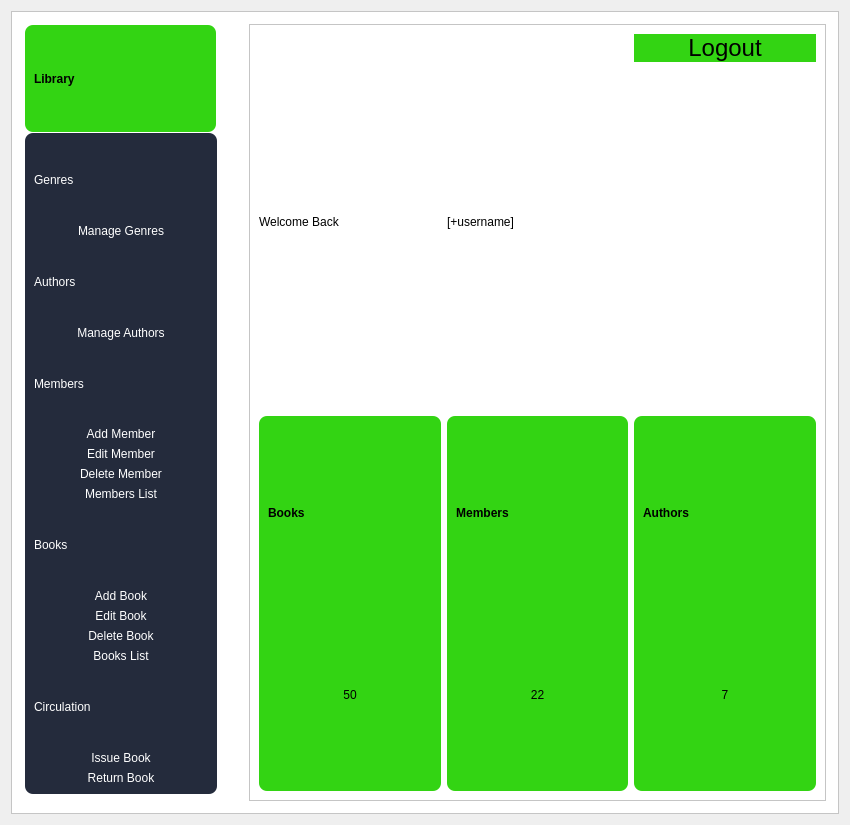
<?xml version="1.0" encoding="UTF-8"?>
<ui version="4.0">
 <class>digitalLibrary</class>
 <widget class="QDialog" name="digitalLibrary">
  <property name="geometry">
   <rect>
    <x>0</x>
    <y>0</y>
    <width>850</width>
    <height>825</height>
   </rect>
  </property>
  <property name="windowTitle">
   <string>Dialog</string>
  </property>
  <layout class="QVBoxLayout" name="verticalLayout_10">
   <item>
    <widget class="QFrame" name="frame_4">
     <property name="styleSheet">
      <string notr="true">background-color: rgb(255, 255, 255);</string>
     </property>
     <property name="frameShape">
      <enum>QFrame::StyledPanel</enum>
     </property>
     <property name="frameShadow">
      <enum>QFrame::Raised</enum>
     </property>
     <widget class="QFrame" name="frame_3">
      <property name="geometry">
       <rect>
        <x>238</x>
        <y>13</y>
        <width>577</width>
        <height>777</height>
       </rect>
      </property>
      <property name="styleSheet">
       <string notr="true">background-color: rgb(255, 255, 255);
</string>
      </property>
      <property name="frameShape">
       <enum>QFrame::StyledPanel</enum>
      </property>
      <property name="frameShadow">
       <enum>QFrame::Raised</enum>
      </property>
      <layout class="QVBoxLayout" name="verticalLayout_3">
       <item>
        <layout class="QHBoxLayout" name="horizontalLayout_23">
         <item>
          <layout class="QHBoxLayout" name="horizontalLayout_22">
           <item>
            <widget class="QLabel" name="label">
             <property name="styleSheet">
              <string notr="true">color: rgb(0, 0, 0);
font: 10pt &quot;Arial&quot;;</string>
             </property>
             <property name="text">
              <string>Welcome Back</string>
             </property>
            </widget>
           </item>
           <item>
            <widget class="QLabel" name="username">
             <property name="styleSheet">
              <string notr="true">color: rgb(0, 0, 0);
font: 10pt &quot;Arial&quot;;</string>
             </property>
             <property name="text">
              <string>[+username]</string>
             </property>
            </widget>
           </item>
           <item alignment="Qt::AlignTop">
            <widget class="QPushButton" name="Logoutbutton">
             <property name="styleSheet">
              <string notr="true">QPushButton{
border-radius:15px;
padding : 0 4px;
background: #33d413;
border -radius:10px;
color: rgb(0,0,0);
font: 63 18pt &quot;Arial&quot;;
font: 24px
}
QPushButton:hover:!pressed

{
background:#4f85e2;
}
QToolButton
{

border-radius:10px;
bacground:red;
color:red;
}</string>
             </property>
             <property name="text">
              <string>Logout</string>
             </property>
            </widget>
           </item>
          </layout>
         </item>
        </layout>
       </item>
       <item>
        <layout class="QHBoxLayout" name="horizontalLayout_21">
         <item>
          <widget class="QFrame" name="frame_9">
           <property name="styleSheet">
            <string notr="true">background-color: #33d413;
border-radius: 8px;</string>
           </property>
           <property name="frameShape">
            <enum>QFrame::StyledPanel</enum>
           </property>
           <property name="frameShadow">
            <enum>QFrame::Raised</enum>
           </property>
           <layout class="QVBoxLayout" name="verticalLayout_12">
            <item>
             <layout class="QVBoxLayout" name="verticalLayout_13">
              <item>
               <widget class="QLabel" name="label_2">
                <property name="styleSheet">
                 <string notr="true">font: 63 18pt &quot;Arial&quot;;
color: rgb(0,0,0);
font-weight: bold;</string>
                </property>
                <property name="text">
                 <string>Books</string>
                </property>
               </widget>
              </item>
              <item>
               <widget class="QLabel" name="bookNum">
                <property name="styleSheet">
                 <string notr="true">color: rgb(0,0,0);
font: 63 24pt &quot;Arial&quot;;
</string>
                </property>
                <property name="text">
                 <string>50</string>
                </property>
                <property name="alignment">
                 <set>Qt::AlignCenter</set>
                </property>
               </widget>
              </item>
             </layout>
            </item>
           </layout>
          </widget>
         </item>
         <item>
          <widget class="QFrame" name="frame_8">
           <property name="styleSheet">
            <string notr="true">background-color: #33d413;
border-radius: 8px;</string>
           </property>
           <property name="frameShape">
            <enum>QFrame::StyledPanel</enum>
           </property>
           <property name="frameShadow">
            <enum>QFrame::Raised</enum>
           </property>
           <layout class="QVBoxLayout" name="verticalLayout_9">
            <item>
             <layout class="QVBoxLayout" name="verticalLayout_8">
              <item alignment="Qt::AlignLeft">
               <widget class="QLabel" name="label_20">
                <property name="styleSheet">
                 <string notr="true">font: 63 18pt &quot;Arial&quot;;
color: rgb(0,0,0);
font-weight: bold;</string>
                </property>
                <property name="text">
                 <string>Members</string>
                </property>
                <property name="alignment">
                 <set>Qt::AlignCenter</set>
                </property>
               </widget>
              </item>
              <item>
               <widget class="QLabel" name="memberNum">
                <property name="styleSheet">
                 <string notr="true">color: rgb(0,0,0);
font: 63 24pt &quot;Arial&quot;;
</string>
                </property>
                <property name="text">
                 <string>22</string>
                </property>
                <property name="alignment">
                 <set>Qt::AlignCenter</set>
                </property>
               </widget>
              </item>
             </layout>
            </item>
           </layout>
          </widget>
         </item>
         <item>
          <widget class="QFrame" name="frame_6">
           <property name="styleSheet">
            <string notr="true">background-color: #33d413;
border-radius: 8px;</string>
           </property>
           <property name="frameShape">
            <enum>QFrame::StyledPanel</enum>
           </property>
           <property name="frameShadow">
            <enum>QFrame::Raised</enum>
           </property>
           <layout class="QHBoxLayout" name="horizontalLayout_20">
            <item>
             <layout class="QVBoxLayout" name="verticalLayout_7">
              <item alignment="Qt::AlignLeft">
               <widget class="QLabel" name="label_13">
                <property name="styleSheet">
                 <string notr="true">font: 63 18pt &quot;Arial&quot;;
color: rgb(0,0,0);
font-weight: bold;</string>
                </property>
                <property name="text">
                 <string>Authors</string>
                </property>
                <property name="alignment">
                 <set>Qt::AlignCenter</set>
                </property>
               </widget>
              </item>
              <item>
               <widget class="QLabel" name="authorNum">
                <property name="styleSheet">
                 <string notr="true">color: rgb(0,0,0);
font: 63 24pt &quot;Arial&quot;;
</string>
                </property>
                <property name="text">
                 <string>7</string>
                </property>
                <property name="alignment">
                 <set>Qt::AlignCenter</set>
                </property>
               </widget>
              </item>
             </layout>
            </item>
           </layout>
          </widget>
         </item>
        </layout>
       </item>
       <item>
        <layout class="QVBoxLayout" name="verticalLayout_4"/>
       </item>
      </layout>
     </widget>
     <widget class="QFrame" name="frame">
      <property name="geometry">
       <rect>
        <x>14</x>
        <y>122</y>
        <width>192</width>
        <height>661</height>
       </rect>
      </property>
      <property name="styleSheet">
       <string notr="true">background-color: #242b3c;
border-radius:8px</string>
      </property>
      <property name="frameShape">
       <enum>QFrame::StyledPanel</enum>
      </property>
      <property name="frameShadow">
       <enum>QFrame::Raised</enum>
      </property>
      <layout class="QVBoxLayout" name="verticalLayout">
       <item>
        <layout class="QHBoxLayout" name="horizontalLayout_3">
         <item>
          <widget class="QLabel" name="label_5">
           <property name="styleSheet">
            <string notr="true">font: 63 12pt &quot;Arial&quot;;
color: rgb(255, 255, 255);</string>
           </property>
           <property name="text">
            <string>Genres</string>
           </property>
          </widget>
         </item>
        </layout>
       </item>
       <item>
        <layout class="QHBoxLayout" name="horizontalLayout_5">
         <item>
          <widget class="QPushButton" name="manageGenre">
           <property name="styleSheet">
            <string notr="true">QPushButton{
font: 63 9pt &quot;Arial&quot;;
color: rgb(255, 255, 255);
padding : 0 8px;
background: #242b3c;
}
QPushButton:hover:!pressed
{
background:#4f85e2;
border-radius:5px;
}</string>
           </property>
           <property name="text">
            <string>Manage Genres</string>
           </property>
           <property name="autoDefault">
            <bool>false</bool>
           </property>
           <property name="default">
            <bool>false</bool>
           </property>
           <property name="flat">
            <bool>true</bool>
           </property>
          </widget>
         </item>
        </layout>
       </item>
       <item>
        <layout class="QHBoxLayout" name="horizontalLayout_4">
         <item>
          <widget class="QLabel" name="label_6">
           <property name="styleSheet">
            <string notr="true">font: 63 12pt &quot;Arial&quot;;
color: rgb(255, 255, 255);</string>
           </property>
           <property name="text">
            <string>Authors</string>
           </property>
          </widget>
         </item>
        </layout>
       </item>
       <item>
        <layout class="QHBoxLayout" name="horizontalLayout_6">
         <item>
          <widget class="QPushButton" name="manageAuthorButton">
           <property name="palette">
            <palette>
             <active>
              <colorrole role="WindowText">
               <brush brushstyle="SolidPattern">
                <color alpha="255">
                 <red>255</red>
                 <green>255</green>
                 <blue>255</blue>
                </color>
               </brush>
              </colorrole>
              <colorrole role="Button">
               <brush brushstyle="SolidPattern">
                <color alpha="255">
                 <red>36</red>
                 <green>43</green>
                 <blue>60</blue>
                </color>
               </brush>
              </colorrole>
              <colorrole role="Text">
               <brush brushstyle="SolidPattern">
                <color alpha="255">
                 <red>255</red>
                 <green>255</green>
                 <blue>255</blue>
                </color>
               </brush>
              </colorrole>
              <colorrole role="ButtonText">
               <brush brushstyle="SolidPattern">
                <color alpha="255">
                 <red>255</red>
                 <green>255</green>
                 <blue>255</blue>
                </color>
               </brush>
              </colorrole>
              <colorrole role="Base">
               <brush brushstyle="SolidPattern">
                <color alpha="255">
                 <red>36</red>
                 <green>43</green>
                 <blue>60</blue>
                </color>
               </brush>
              </colorrole>
              <colorrole role="Window">
               <brush brushstyle="SolidPattern">
                <color alpha="255">
                 <red>36</red>
                 <green>43</green>
                 <blue>60</blue>
                </color>
               </brush>
              </colorrole>
              <colorrole role="PlaceholderText">
               <brush brushstyle="SolidPattern">
                <color alpha="255">
                 <red>255</red>
                 <green>255</green>
                 <blue>255</blue>
                </color>
               </brush>
              </colorrole>
             </active>
             <inactive>
              <colorrole role="WindowText">
               <brush brushstyle="SolidPattern">
                <color alpha="255">
                 <red>255</red>
                 <green>255</green>
                 <blue>255</blue>
                </color>
               </brush>
              </colorrole>
              <colorrole role="Button">
               <brush brushstyle="SolidPattern">
                <color alpha="255">
                 <red>36</red>
                 <green>43</green>
                 <blue>60</blue>
                </color>
               </brush>
              </colorrole>
              <colorrole role="Text">
               <brush brushstyle="SolidPattern">
                <color alpha="255">
                 <red>255</red>
                 <green>255</green>
                 <blue>255</blue>
                </color>
               </brush>
              </colorrole>
              <colorrole role="ButtonText">
               <brush brushstyle="SolidPattern">
                <color alpha="255">
                 <red>255</red>
                 <green>255</green>
                 <blue>255</blue>
                </color>
               </brush>
              </colorrole>
              <colorrole role="Base">
               <brush brushstyle="SolidPattern">
                <color alpha="255">
                 <red>36</red>
                 <green>43</green>
                 <blue>60</blue>
                </color>
               </brush>
              </colorrole>
              <colorrole role="Window">
               <brush brushstyle="SolidPattern">
                <color alpha="255">
                 <red>36</red>
                 <green>43</green>
                 <blue>60</blue>
                </color>
               </brush>
              </colorrole>
              <colorrole role="PlaceholderText">
               <brush brushstyle="SolidPattern">
                <color alpha="255">
                 <red>255</red>
                 <green>255</green>
                 <blue>255</blue>
                </color>
               </brush>
              </colorrole>
             </inactive>
             <disabled>
              <colorrole role="WindowText">
               <brush brushstyle="SolidPattern">
                <color alpha="255">
                 <red>255</red>
                 <green>255</green>
                 <blue>255</blue>
                </color>
               </brush>
              </colorrole>
              <colorrole role="Button">
               <brush brushstyle="SolidPattern">
                <color alpha="255">
                 <red>36</red>
                 <green>43</green>
                 <blue>60</blue>
                </color>
               </brush>
              </colorrole>
              <colorrole role="Text">
               <brush brushstyle="SolidPattern">
                <color alpha="255">
                 <red>255</red>
                 <green>255</green>
                 <blue>255</blue>
                </color>
               </brush>
              </colorrole>
              <colorrole role="ButtonText">
               <brush brushstyle="SolidPattern">
                <color alpha="255">
                 <red>255</red>
                 <green>255</green>
                 <blue>255</blue>
                </color>
               </brush>
              </colorrole>
              <colorrole role="Base">
               <brush brushstyle="SolidPattern">
                <color alpha="255">
                 <red>36</red>
                 <green>43</green>
                 <blue>60</blue>
                </color>
               </brush>
              </colorrole>
              <colorrole role="Window">
               <brush brushstyle="SolidPattern">
                <color alpha="255">
                 <red>36</red>
                 <green>43</green>
                 <blue>60</blue>
                </color>
               </brush>
              </colorrole>
              <colorrole role="PlaceholderText">
               <brush brushstyle="SolidPattern">
                <color alpha="255">
                 <red>255</red>
                 <green>255</green>
                 <blue>255</blue>
                </color>
               </brush>
              </colorrole>
             </disabled>
            </palette>
           </property>
           <property name="styleSheet">
            <string notr="true">QPushButton{
font: 63 9pt &quot;Arial&quot;;
color: rgb(255, 255, 255);
padding : 0 8px;
background: #242b3c;
}
QPushButton:hover:!pressed
{
background:#4f85e2;
border-radius:5px;
}</string>
           </property>
           <property name="text">
            <string>Manage Authors</string>
           </property>
           <property name="autoDefault">
            <bool>false</bool>
           </property>
           <property name="default">
            <bool>false</bool>
           </property>
           <property name="flat">
            <bool>true</bool>
           </property>
          </widget>
         </item>
        </layout>
       </item>
       <item>
        <layout class="QHBoxLayout" name="horizontalLayout_17">
         <item>
          <widget class="QLabel" name="label_7">
           <property name="styleSheet">
            <string notr="true">font: 63 12pt &quot;Arial&quot;;
color: rgb(255, 255, 255);</string>
           </property>
           <property name="text">
            <string>Members</string>
           </property>
          </widget>
         </item>
        </layout>
       </item>
       <item>
        <layout class="QHBoxLayout" name="horizontalLayout_7">
         <item>
          <widget class="QPushButton" name="addMemberBtn">
           <property name="styleSheet">
            <string notr="true">QPushButton{
font: 63 9pt &quot;Arial&quot;;
color: rgb(255, 255, 255);
padding : 0 8px;
background: #242b3c;
}
QPushButton:hover:!pressed
{
background:#4f85e2;
border-radius:5px;
}</string>
           </property>
           <property name="text">
            <string>Add Member</string>
           </property>
           <property name="autoDefault">
            <bool>false</bool>
           </property>
           <property name="default">
            <bool>false</bool>
           </property>
           <property name="flat">
            <bool>true</bool>
           </property>
          </widget>
         </item>
        </layout>
       </item>
       <item>
        <layout class="QHBoxLayout" name="horizontalLayout_8">
         <item>
          <widget class="QPushButton" name="editMemberBtn">
           <property name="styleSheet">
            <string notr="true">QPushButton{
font: 63 9pt &quot;Arial&quot;;
color: rgb(255, 255, 255);
padding : 0 8px;
background: #242b3c;
}
QPushButton:hover:!pressed
{
background:#4f85e2;
border-radius:5px;
}</string>
           </property>
           <property name="text">
            <string>Edit Member</string>
           </property>
           <property name="autoDefault">
            <bool>false</bool>
           </property>
           <property name="default">
            <bool>false</bool>
           </property>
           <property name="flat">
            <bool>true</bool>
           </property>
          </widget>
         </item>
        </layout>
       </item>
       <item>
        <layout class="QHBoxLayout" name="horizontalLayout_9">
         <item>
          <widget class="QPushButton" name="deleteMemberBtn">
           <property name="styleSheet">
            <string notr="true">QPushButton{
font: 63 9pt &quot;Arial&quot;;
color: rgb(255, 255, 255);
padding : 0 8px;
background: #242b3c;
}
QPushButton:hover:!pressed
{
background:#4f85e2;
border-radius:5px;
}</string>
           </property>
           <property name="text">
            <string>Delete Member</string>
           </property>
           <property name="autoDefault">
            <bool>false</bool>
           </property>
           <property name="default">
            <bool>false</bool>
           </property>
           <property name="flat">
            <bool>true</bool>
           </property>
          </widget>
         </item>
        </layout>
       </item>
       <item>
        <layout class="QHBoxLayout" name="horizontalLayout_10">
         <item>
          <widget class="QPushButton" name="membersListBtn">
           <property name="styleSheet">
            <string notr="true">QPushButton{
font: 63 9pt &quot;Arial&quot;;
color: rgb(255, 255, 255);
padding : 0 8px;
background: #242b3c;
}
QPushButton:hover:!pressed
{
background:#4f85e2;
border-radius:5px;
}</string>
           </property>
           <property name="text">
            <string>Members List</string>
           </property>
           <property name="autoDefault">
            <bool>false</bool>
           </property>
           <property name="default">
            <bool>false</bool>
           </property>
           <property name="flat">
            <bool>true</bool>
           </property>
          </widget>
         </item>
        </layout>
       </item>
       <item>
        <layout class="QHBoxLayout" name="horizontalLayout_18">
         <item>
          <widget class="QLabel" name="label_8">
           <property name="styleSheet">
            <string notr="true">font: 63 12pt &quot;Arial&quot;;
color: rgb(255, 255, 255);</string>
           </property>
           <property name="text">
            <string>Books</string>
           </property>
          </widget>
         </item>
        </layout>
       </item>
       <item>
        <layout class="QHBoxLayout" name="horizontalLayout_11">
         <item>
          <widget class="QPushButton" name="addBookBtn">
           <property name="styleSheet">
            <string notr="true">QPushButton{
font: 63 9pt &quot;Arial&quot;;
color: rgb(255, 255, 255);
padding : 0 8px;
background: #242b3c;
}
QPushButton:hover:!pressed
{
background:#4f85e2;
border-radius:5px;
}</string>
           </property>
           <property name="text">
            <string>Add Book</string>
           </property>
           <property name="autoDefault">
            <bool>false</bool>
           </property>
           <property name="default">
            <bool>false</bool>
           </property>
           <property name="flat">
            <bool>true</bool>
           </property>
          </widget>
         </item>
        </layout>
       </item>
       <item>
        <layout class="QHBoxLayout" name="horizontalLayout_12">
         <item>
          <widget class="QPushButton" name="editBookBtn">
           <property name="styleSheet">
            <string notr="true">QPushButton{
font: 63 9pt &quot;Arial&quot;;
color: rgb(255, 255, 255);
padding : 0 8px;
background: #242b3c;
}
QPushButton:hover:!pressed
{
background:#4f85e2;
border-radius:5px;
}</string>
           </property>
           <property name="text">
            <string>Edit Book</string>
           </property>
           <property name="autoDefault">
            <bool>false</bool>
           </property>
           <property name="default">
            <bool>false</bool>
           </property>
           <property name="flat">
            <bool>true</bool>
           </property>
          </widget>
         </item>
        </layout>
       </item>
       <item>
        <layout class="QHBoxLayout" name="horizontalLayout_13">
         <item>
          <widget class="QPushButton" name="deleteBookBtn">
           <property name="styleSheet">
            <string notr="true">QPushButton{
font: 63 9pt &quot;Arial&quot;;
color: rgb(255, 255, 255);
padding : 0 8px;
background: #242b3c;
}
QPushButton:hover:!pressed
{
background:#4f85e2;
border-radius:5px;
}</string>
           </property>
           <property name="text">
            <string>Delete Book</string>
           </property>
           <property name="autoDefault">
            <bool>false</bool>
           </property>
           <property name="default">
            <bool>false</bool>
           </property>
           <property name="flat">
            <bool>true</bool>
           </property>
          </widget>
         </item>
        </layout>
       </item>
       <item>
        <layout class="QHBoxLayout" name="horizontalLayout_14">
         <item>
          <widget class="QPushButton" name="booksListBtn">
           <property name="styleSheet">
            <string notr="true">QPushButton{
font: 63 9pt &quot;Arial&quot;;
color: rgb(255, 255, 255);
padding : 0 8px;
background: #242b3c;
}
QPushButton:hover:!pressed
{
background:#4f85e2;
border-radius:5px;
}</string>
           </property>
           <property name="text">
            <string>Books List</string>
           </property>
           <property name="autoDefault">
            <bool>false</bool>
           </property>
           <property name="default">
            <bool>false</bool>
           </property>
           <property name="flat">
            <bool>true</bool>
           </property>
          </widget>
         </item>
        </layout>
       </item>
       <item>
        <layout class="QHBoxLayout" name="horizontalLayout_19">
         <item>
          <widget class="QLabel" name="label_9">
           <property name="styleSheet">
            <string notr="true">font: 63 12pt &quot;Arial&quot;;
color: rgb(255, 255, 255);</string>
           </property>
           <property name="text">
            <string>Circulation</string>
           </property>
          </widget>
         </item>
        </layout>
       </item>
       <item>
        <layout class="QHBoxLayout" name="horizontalLayout_15">
         <item>
          <widget class="QPushButton" name="issueBookBtn">
           <property name="styleSheet">
            <string notr="true">QPushButton{
font: 63 9pt &quot;Arial&quot;;
color: rgb(255, 255, 255);
padding : 0 8px;
background: #242b3c;
}
QPushButton:hover:!pressed
{
background:#4f85e2;
border-radius:5px;
}</string>
           </property>
           <property name="text">
            <string>Issue Book</string>
           </property>
           <property name="autoDefault">
            <bool>false</bool>
           </property>
           <property name="default">
            <bool>false</bool>
           </property>
           <property name="flat">
            <bool>true</bool>
           </property>
          </widget>
         </item>
        </layout>
       </item>
       <item>
        <layout class="QHBoxLayout" name="horizontalLayout_16">
         <item>
          <widget class="QPushButton" name="returnBookBtn">
           <property name="styleSheet">
            <string notr="true">QPushButton{
font: 63 9pt &quot;Arial&quot;;
color: rgb(255, 255, 255);
padding : 0 8px;
background: #242b3c;
}
QPushButton:hover:!pressed
{
background:#4f85e2;
border-radius:5px;
}</string>
           </property>
           <property name="text">
            <string>Return Book</string>
           </property>
           <property name="autoDefault">
            <bool>false</bool>
           </property>
           <property name="default">
            <bool>false</bool>
           </property>
           <property name="flat">
            <bool>true</bool>
           </property>
          </widget>
         </item>
        </layout>
       </item>
      </layout>
     </widget>
     <widget class="QFrame" name="frame_2">
      <property name="geometry">
       <rect>
        <x>14</x>
        <y>14</y>
        <width>191</width>
        <height>107</height>
       </rect>
      </property>
      <property name="styleSheet">
       <string notr="true">background-color: #33D413;
border-radius: 8px;</string>
      </property>
      <property name="frameShape">
       <enum>QFrame::StyledPanel</enum>
      </property>
      <property name="frameShadow">
       <enum>QFrame::Raised</enum>
      </property>
      <layout class="QVBoxLayout" name="verticalLayout_15">
       <item>
        <layout class="QHBoxLayout" name="horizontalLayout">
         <item>
          <layout class="QVBoxLayout" name="verticalLayout_2">
           <item>
            <spacer name="verticalSpacer_2">
             <property name="orientation">
              <enum>Qt::Vertical</enum>
             </property>
             <property name="sizeType">
              <enum>QSizePolicy::Fixed</enum>
             </property>
             <property name="sizeHint" stdset="0">
              <size>
               <width>20</width>
               <height>13</height>
              </size>
             </property>
            </spacer>
           </item>
           <item>
            <widget class="QLabel" name="label_4">
             <property name="palette">
              <palette>
               <active>
                <colorrole role="Button">
                 <brush brushstyle="SolidPattern">
                  <color alpha="255">
                   <red>51</red>
                   <green>212</green>
                   <blue>19</blue>
                  </color>
                 </brush>
                </colorrole>
                <colorrole role="Base">
                 <brush brushstyle="SolidPattern">
                  <color alpha="255">
                   <red>51</red>
                   <green>212</green>
                   <blue>19</blue>
                  </color>
                 </brush>
                </colorrole>
                <colorrole role="Window">
                 <brush brushstyle="SolidPattern">
                  <color alpha="255">
                   <red>51</red>
                   <green>212</green>
                   <blue>19</blue>
                  </color>
                 </brush>
                </colorrole>
                <colorrole role="PlaceholderText">
                 <brush brushstyle="SolidPattern">
                  <color alpha="255">
                   <red>0</red>
                   <green>0</green>
                   <blue>0</blue>
                  </color>
                 </brush>
                </colorrole>
               </active>
               <inactive>
                <colorrole role="Button">
                 <brush brushstyle="SolidPattern">
                  <color alpha="255">
                   <red>51</red>
                   <green>212</green>
                   <blue>19</blue>
                  </color>
                 </brush>
                </colorrole>
                <colorrole role="Base">
                 <brush brushstyle="SolidPattern">
                  <color alpha="255">
                   <red>51</red>
                   <green>212</green>
                   <blue>19</blue>
                  </color>
                 </brush>
                </colorrole>
                <colorrole role="Window">
                 <brush brushstyle="SolidPattern">
                  <color alpha="255">
                   <red>51</red>
                   <green>212</green>
                   <blue>19</blue>
                  </color>
                 </brush>
                </colorrole>
                <colorrole role="PlaceholderText">
                 <brush brushstyle="SolidPattern">
                  <color alpha="255">
                   <red>0</red>
                   <green>0</green>
                   <blue>0</blue>
                  </color>
                 </brush>
                </colorrole>
               </inactive>
               <disabled>
                <colorrole role="Button">
                 <brush brushstyle="SolidPattern">
                  <color alpha="255">
                   <red>51</red>
                   <green>212</green>
                   <blue>19</blue>
                  </color>
                 </brush>
                </colorrole>
                <colorrole role="Base">
                 <brush brushstyle="SolidPattern">
                  <color alpha="255">
                   <red>51</red>
                   <green>212</green>
                   <blue>19</blue>
                  </color>
                 </brush>
                </colorrole>
                <colorrole role="Window">
                 <brush brushstyle="SolidPattern">
                  <color alpha="255">
                   <red>51</red>
                   <green>212</green>
                   <blue>19</blue>
                  </color>
                 </brush>
                </colorrole>
                <colorrole role="PlaceholderText">
                 <brush brushstyle="SolidPattern">
                  <color alpha="255">
                   <red>0</red>
                   <green>0</green>
                   <blue>0</blue>
                  </color>
                 </brush>
                </colorrole>
               </disabled>
              </palette>
             </property>
             <property name="styleSheet">
              <string notr="true">font: 63 18pt &quot;Arial&quot;;
color: rgb(0,0,0);
font-weight: bold;</string>
             </property>
             <property name="text">
              <string>Library</string>
             </property>
            </widget>
           </item>
           <item>
            <spacer name="verticalSpacer">
             <property name="orientation">
              <enum>Qt::Vertical</enum>
             </property>
             <property name="sizeType">
              <enum>QSizePolicy::Fixed</enum>
             </property>
             <property name="sizeHint" stdset="0">
              <size>
               <width>20</width>
               <height>13</height>
              </size>
             </property>
            </spacer>
           </item>
          </layout>
         </item>
        </layout>
       </item>
      </layout>
     </widget>
    </widget>
   </item>
  </layout>
 </widget>
 <resources/>
 <connections/>
</ui>
